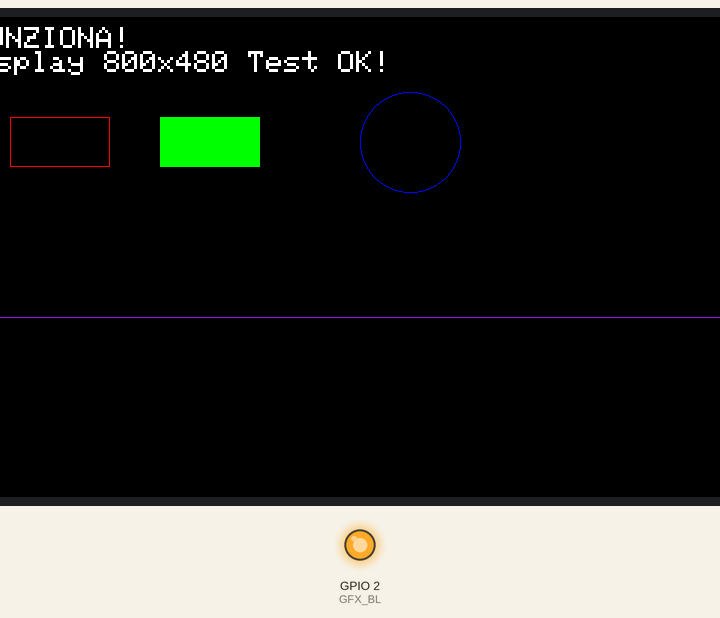
Simulated run of this sketch. Board: ESP32. Shown: 800×480 colour display, output pins drawn as LEDs (lit = HIGH). Random numbers use the default seed unless the sketch sets one; what the sketch prints to the serial monitor is not drawn.

Above: at 5.1 s.
At 9.44 s:
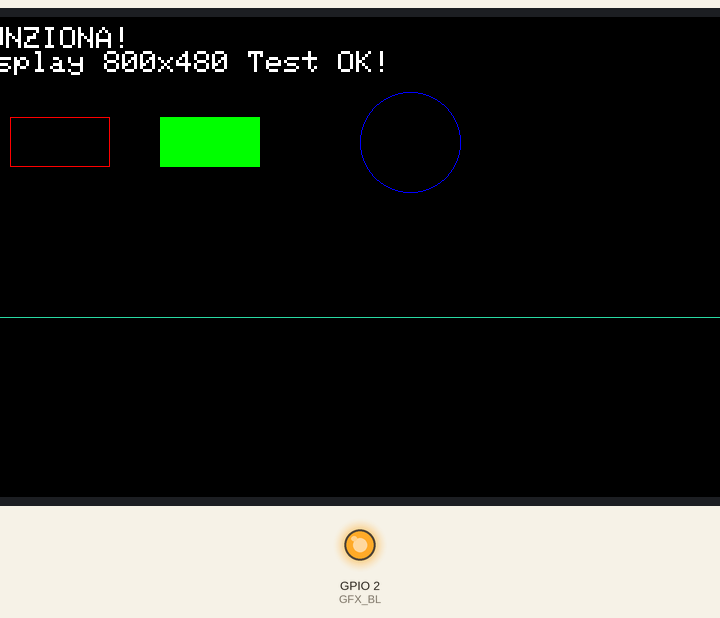
At 13.77 s:
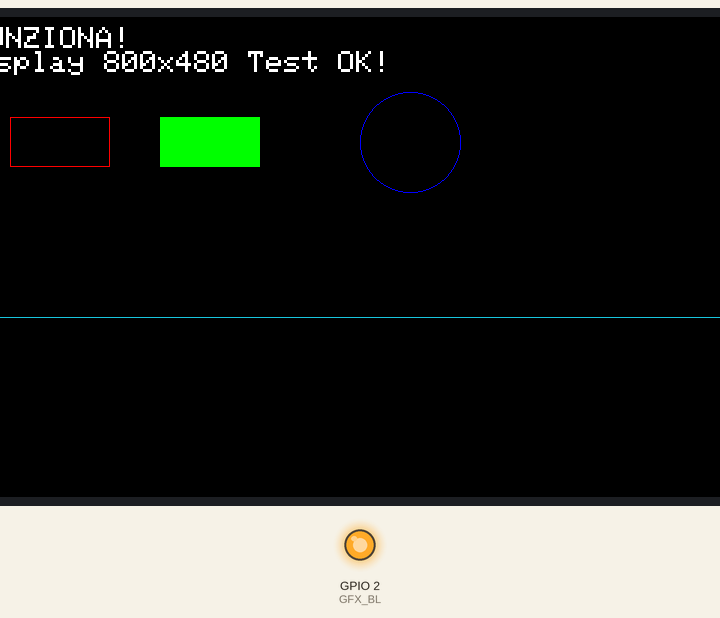
At 22.44 s:
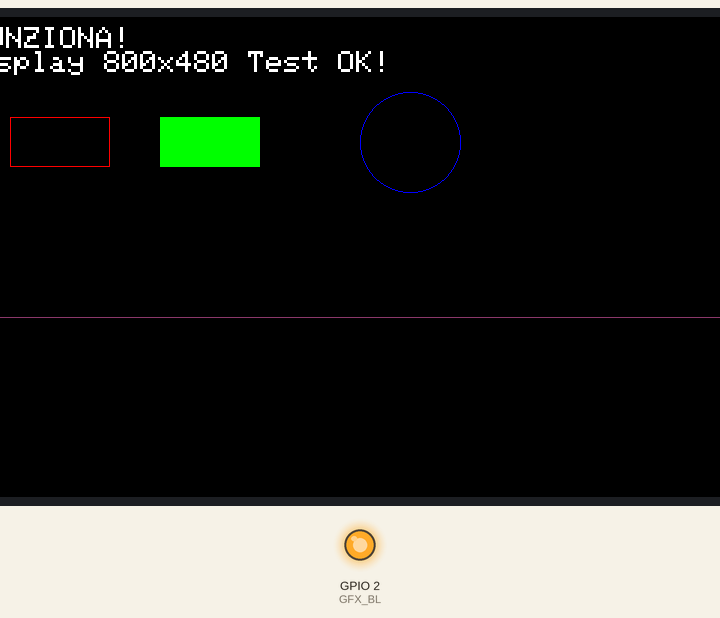
At 31.11 s:
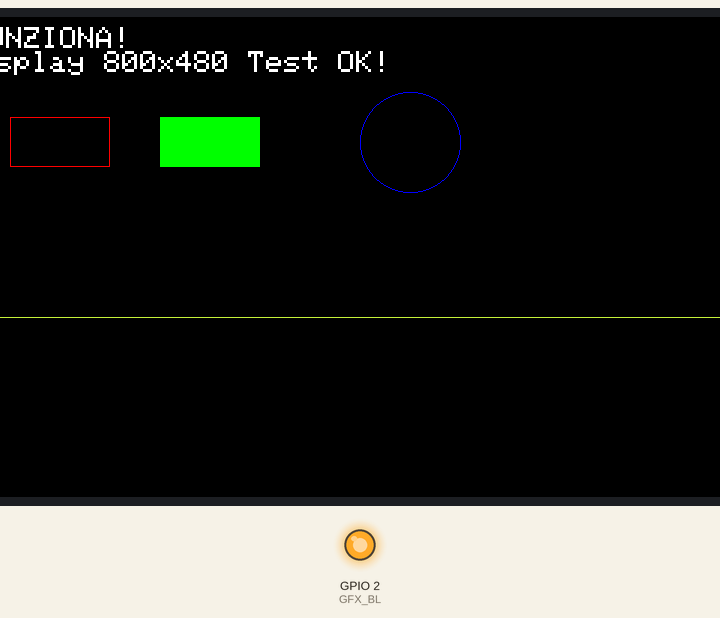
At 39.88 s:
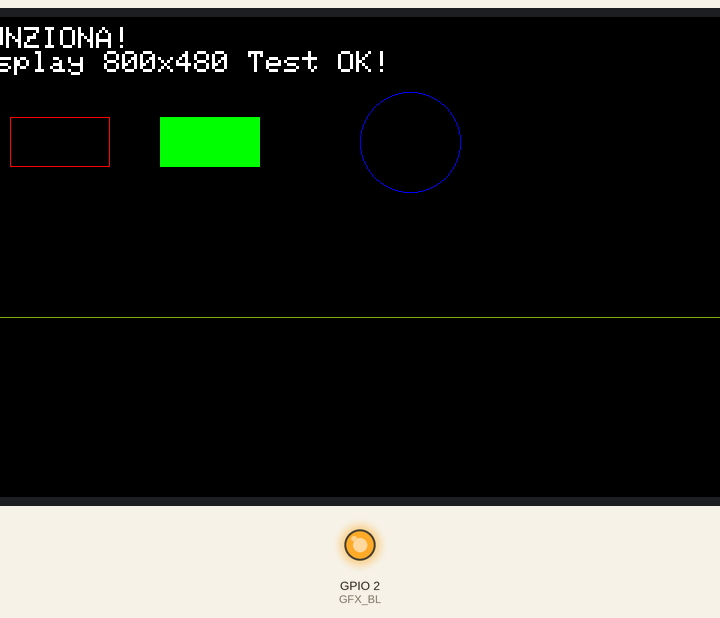

The sketch:

JC8048W550C.ino
```cpp
/*
 * Configurazione Finale dal Datasheet
 *
 * Utilizza i parametri di timing e clock esatti
 * trovati nel file JC8048B050N_I.pdf (Pagina 11, Tabella 4.7)
 * che hai fornito.
 */

#include <Arduino_GFX_Library.h>

#define GFX_BL 2 // Pin della retroilluminazione (HIGH per ON)

// 1. Definizione del BUS (costruttore a 33 argomenti)
Arduino_ESP32RGBPanel *rgb_panel = new Arduino_ESP32RGBPanel(
    40 /* DE */, 41 /* VSYNC */, 39 /* HSYNC */, 42 /* PCLK */,
    45 /* R0 */, 48 /* R1 */, 47 /* R2 */, 21 /* R3 */, 14 /* R4 */,
    5 /* G0 */, 6 /* G1 */, 7 /* G2 */, 15 /* G3 */, 16 /* G4 */, 4 /* G5 */,
    8 /* B0 */, 3 /* B1 */, 46 /* B2 */, 9 /* B3 */, 1 /* B4 */,

    // --- TIMING ESATTI DAL PDF (Pag. 11)  ---
    0 /* hsync_polarity */, 8 /* hsync_front_porch */, 8 /* hsync_pulse_width */, 8 /* hsync_back_porch */,
    0 /* vsync_polarity */, 8 /* vsync_front_porch */, 8 /* vsync_pulse_width */, 8 /* vsync_back_porch */,
    // ---------------------------------------------

    1 /* pclk_active_neg */,

    // --- CLOCK ESATTO DAL PDF (Pag. 11)  ---
    25000000 /* prefer_speed (25MHz)*/,
    // -------------------------------------------

    true /* auto_flush */,

    // Parametri extra (2)
    0 /* de_idle_high */, 0 /* pclk_idle_high */
); // Totale: 33 argomenti

// 2. Definizione del DISPLAY (Classe moderna)
Arduino_GFX *tft = new Arduino_RGB_Display(
    800 /* width */, 480 /* height */, rgb_panel
);


void setup() {
  Serial.begin(115200);
  delay(1000);
  Serial.println("Test Display V11 - (Core v2 + GFX 33-arg + Timings da PDF)");

  Serial.println("Inizializzazione GFX...");
  if (!tft->begin()) {
    Serial.println("!!! ERRORE: tft->begin() fallito!");
  } else {
    Serial.println("tft->begin() RIUSCITO.");
  }

  // Accendi la retroilluminazione (CORRETTO)
  pinMode(GFX_BL, OUTPUT);
  digitalWrite(GFX_BL, HIGH);
  Serial.println("Retroilluminazione impostata su HIGH.");

  // Riempie lo schermo
  Serial.println("Riempimento schermo...");
  tft->fillScreen(BLACK);
  delay(500);
  tft->fillScreen(RED);
  delay(500);
  tft->fillScreen(GREEN);
  delay(500);
  tft->fillScreen(BLUE);
  delay(500);
  tft->fillScreen(BLACK);

  // Disegna elementi di test
  Serial.println("Disegno testo e forme.");
  tft->setCursor(10, 10);
  tft->setTextColor(WHITE);
  tft->setTextSize(3);
  tft->println("FUNZIONA!");
  tft->println("Display 800x480 Test OK!");

  tft->drawRect(50, 100, 100, 50, RED);
  tft->fillRect(200, 100, 100, 50, GREEN);
  tft->drawCircle(450, 125, 50, BLUE);

  Serial.println("Test completato. Entro nel loop.");
}

void loop() {
  tft->drawFastHLine(10, 300, 780, tft->color565(random(255), random(255), random(255)));
  delay(100);
}
```
